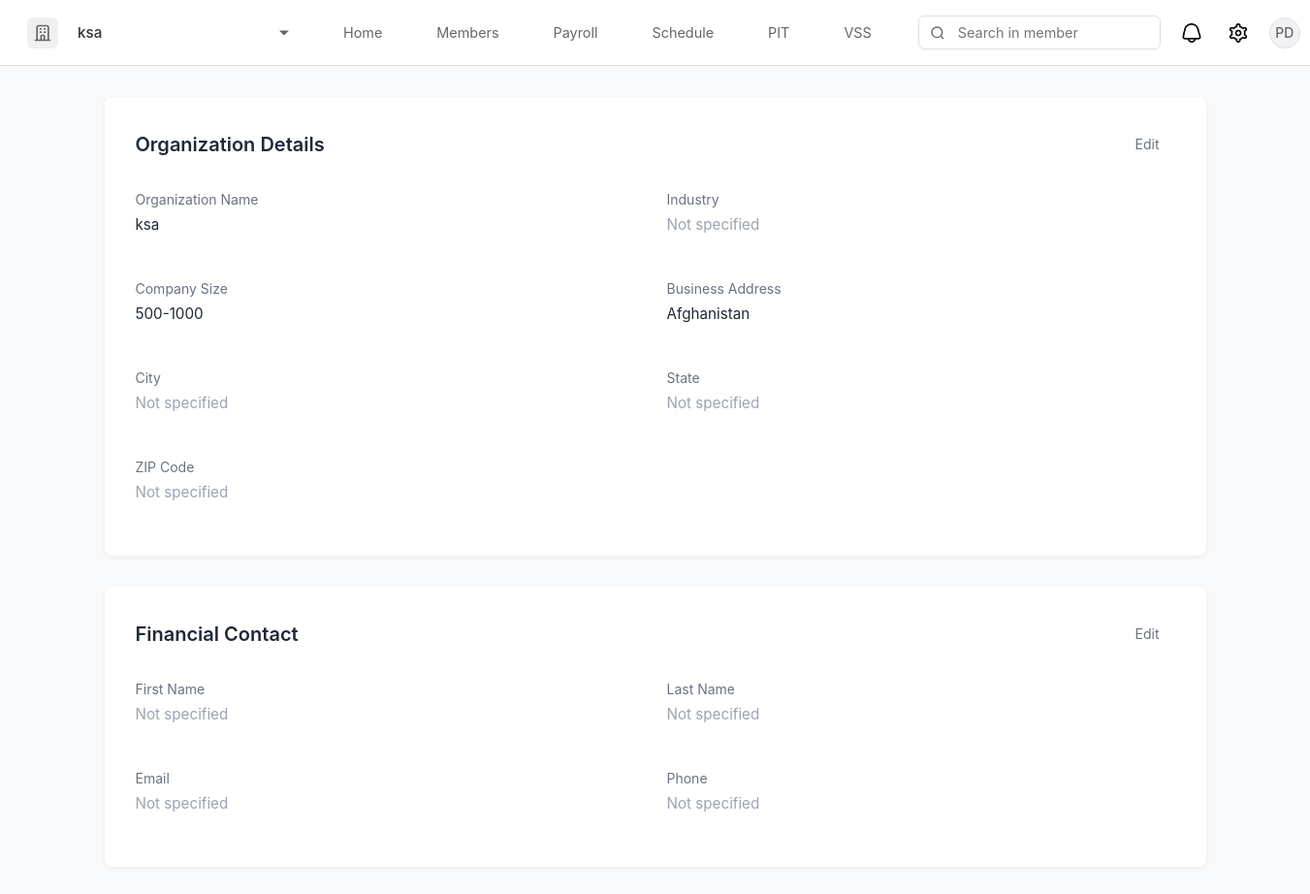
Before: /settings (signed in) with the older database file.
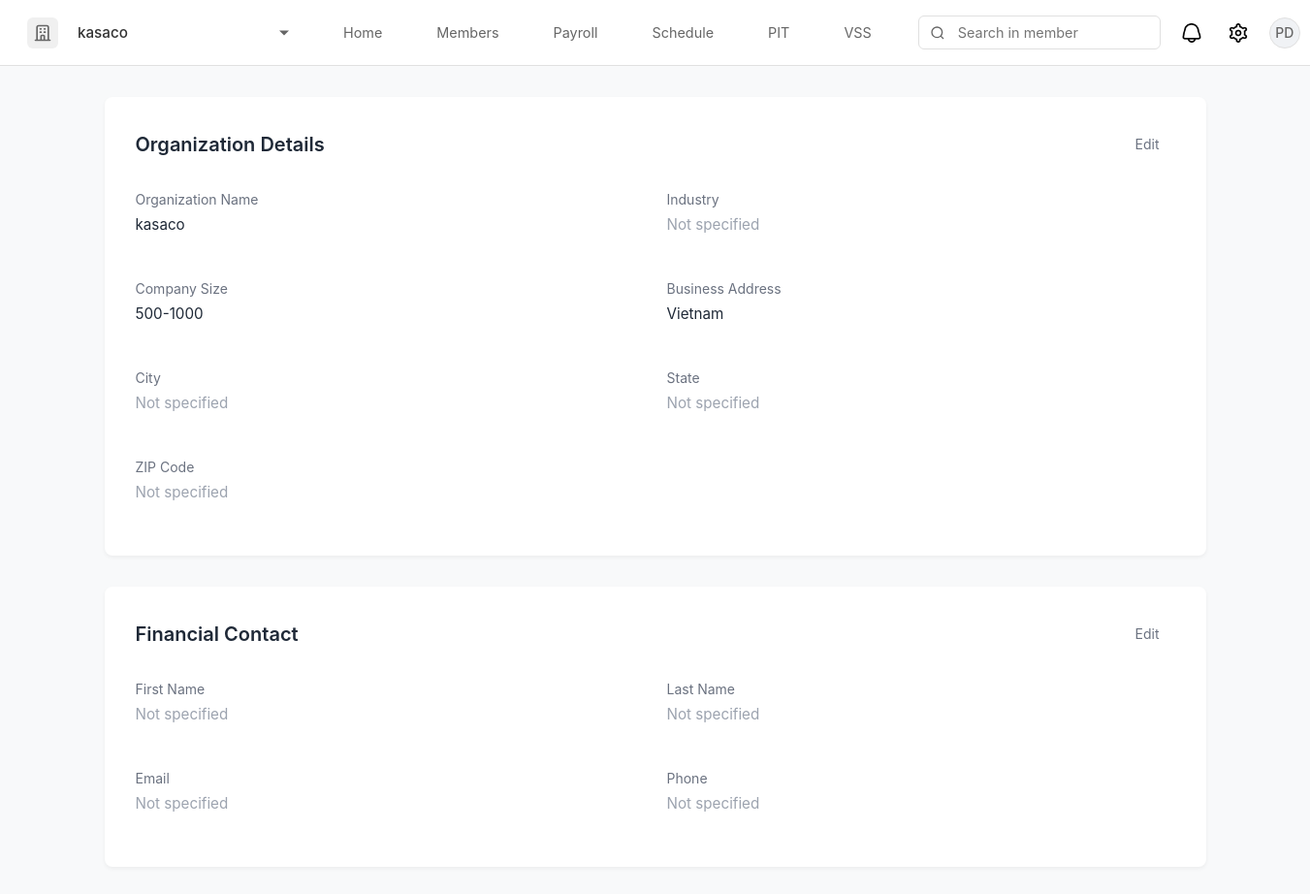
After: the same page with the newer database file.
### app.py (models this page shows, shortened)
class Organization(db.Model):
    id = db.Column(db.Integer, primary_key=True)
    name = db.Column(db.String(120), nullable=False)
    industry = db.Column(db.String(80))
    size = db.Column(db.String(50))
    location = db.Column(db.String(120))
    logo_url = db.Column(db.String(255))
    created_at = db.Column(db.DateTime, default=datetime.utcnow)
    users = db.relationship('User', backref='org', lazy=True)

### app.py (the view)
@app.route('/settings')
def settings():
    if 'user_id' not in session:
        return redirect('/login')
    user = User.query.get(session['user_id'])
    if not user:
        session.pop('user_id', None)
        return redirect('/login')
    organization = None
    if user.organization_id:
        organization = Organization.query.get(user.organization_id)
    return render_template('settings.html', user=user, organization=organization)

### app.py (called while the page is built)
@app.context_processor
def inject_organization():
    if 'user_id' in session:
        user = User.query.get(session['user_id'])
        if user and user.organization_id:
            organization = Organization.query.get(user.organization_id)
            return {'organization': organization}
    return {'organization': None}

### templates/settings.html (shortened to what this page needs)
{% extends "base.html" %}
{% block content %}
<div class="settings-container">
    <div class="settings-section">
        <div class="section-header">
            <h2 class="section-title">Organization Details</h2>
            <button class="edit-button">Edit</button>
        </div>
        <div class="info-grid">
            <div class="info-item">
                <div class="info-label">Organization Name</div>
                <div class="info-value">{{ organization.name if organization and organization.name else 'Not specified' }}</div>
            </div>
            <div class="info-item">
                <div class="info-label">Industry</div>
                <div class="info-value not-specified">Not specified</div>
            </div>
            <div class="info-item">
                <div class="info-label">Company Size</div>
                <div class="info-value">{{ organization.size if organization and organization.size else 'Not specified' }}</div>
            </div>
            <div class="info-item">
                <div class="info-label">Business Address</div>
                <div class="info-value">{{ organization.location if organization and organization.location else 'Not specified' }}</div>
            </div>
            <div class="info-item">
                <div class="info-label">City</div>
                <div class="info-value not-specified">Not specified</div>
            </div>
            <div class="info-item">
                <div class="info-label">State</div>
                <div class="info-value not-specified">Not specified</div>
            </div>
            <div class="info-item">
                <div class="info-label">ZIP Code</div>
                <div class="info-value not-specified">Not specified</div>
            </div>
        </div>
    </div>
        <div class="settings-section">
        <div class="section-header">
            <h2 class="section-title">Financial Contact</h2>
            <button class="edit-button">Edit</button>
        </div>
        <div class="info-grid">
            <div class="info-item">
                <div class="info-label">First Name</div>
                <div class="info-value not-specified">Not specified</div>
            </div>
            <div class="info-item">
                <div class="info-label">Last Name</div>
                <div class="info-value not-specified">Not specified</div>
            </div>
            <div class="info-item">
                <div class="info-label">Email</div>
                <div class="info-value not-specified">Not specified</div>
            </div>
            <div class="info-item">
                <div class="info-label">Phone</div>
                <div class="info-value not-specified">Not specified</div>
            </div>
        </div>
    </div>
</div>
{% endblock %}

### templates/base.html (shortened to what this page needs)
<!DOCTYPE html>
<html lang="en">
<head>
    <link rel="stylesheet" href="https://cdn.jsdelivr.net/npm/flatpickr/dist/flatpickr.min.css">
</head>
<body>
    {% if not hide_navbar %}
    <nav class="navbar">
        <div class="company-section">
            <div class="company-logo">
                <svg xmlns="http://www.w3.org/2000/svg" fill="none" viewBox="0 0 24 24" stroke="currentColor">
                    <path stroke-linecap="round" stroke-linejoin="round" stroke-width="2" d="M19 21V5a2 2 0 00-2-2H7a2 2 0 00-2 2v16m14 0h2m-2 0h-5m-9 0H3m2 0h5M9 7h1m-1 4h1m4-4h1m-1 4h1m-5 10v-5a1 1 0 011-1h2a1 1 0 011 1v5m-4 0h4" />
                </svg>
            </div>
            <select class="company-select" onchange="if(this.value === 'add') window.location.href='/organization/setup';">
                <option value="{{ organization.id if organization else '' }}">{{ organization.name if organization else 'Select organization' }}</option>
            </select>
        </div>
        <div class="nav-links">
            <a href="/" class="nav-link {% if request.path == '/' %}active{% endif %}">Home</a>
            <a href="/members" class="nav-link {% if request.path == '/members' %}active{% endif %}">Members</a>
            <a href="#" class="nav-link {% if request.path == '/payroll' %}active{% endif %}">Payroll</a>
            <a href="#" class="nav-link {% if request.path == '/schedule' %}active{% endif %}">Schedule</a>
            <a href="#" class="nav-link {% if request.path == '/pit' %}active{% endif %}">PIT</a>
            <a href="#" class="nav-link {% if request.path == '/vss' %}active{% endif %}">VSS</a>
        </div>
        <div class="search-section">
            <div class="search-bar-wrapper">
                <div class="search-icon">
                    <svg viewBox="0 0 24 24" fill="none" stroke="currentColor" stroke-width="2">
                        <circle cx="11" cy="11" r="8"></circle>
                        <path d="M21 21l-4.35-4.35"></path>
                    </svg>
                </div>
                <input type="text" class="search-bar" placeholder="Search in member">
            </div>
            <div class="user-profile">
                <div class="notification-icon">
                    <img src="{{ url_for('static', filename='images/bell.png') }}" alt="Notifications">
                </div>
                <a href="/settings" class="settings-icon">
                    <img src="{{ url_for('static', filename='images/settings.png') }}" alt="Settings">
                </a>
                <div class="profile-pic" id="profileButton">
                    {% if user and user.avatar_url %}
                        <img src="{{ user.avatar_url }}" alt="Profile" style="width: 100%; height: 100%; object-fit: cover;">
                    {% else %}
                        <div class="avatar-initials">
                            {% if user %}
                                {% if user.preferred_name %}
                                    {{ user.preferred_name[0].upper() }}
                                {% elif user.first_name and user.last_name %}
                                    {{ (user.first_name[0] + user.last_name[0]).upper() }}
                                {% elif user.first_name %}
                                    {{ user.first_name[0].upper() }}
                                {% elif user.email %}
                                    {{ user.email[0].upper() }}
                                {% else %}
                                    U
                                {% endif %}
                            {% else %}
                                G
                            {% endif %}
                        </div>
                    {% endif %}
                </div>
            </div>
        </div>
    </nav>
    {% endif %}
    {% block content %}{% endblock %}
</body>
</html>

Changed rows visible on the page:
changed Organization: name "ksa" → "kasaco"; location "Afghanistan" → "Vietnam"
